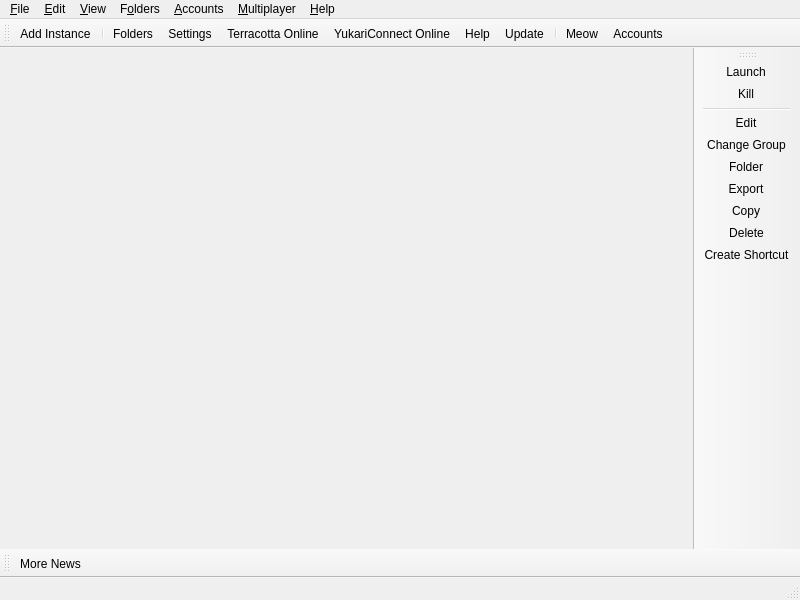
<?xml version="1.0" encoding="UTF-8"?>
<ui version="4.0">
 <class>MainWindow</class>
 <widget class="QMainWindow" name="MainWindow">
  <property name="geometry">
   <rect>
    <x>0</x>
    <y>0</y>
    <width>800</width>
    <height>600</height>
   </rect>
  </property>
  <widget class="QWidget" name="centralWidget">
   <layout class="QHBoxLayout" name="horizontalLayout">
    <property name="spacing">
     <number>0</number>
    </property>
    <property name="leftMargin">
     <number>0</number>
    </property>
    <property name="topMargin">
     <number>0</number>
    </property>
    <property name="rightMargin">
     <number>0</number>
    </property>
    <property name="bottomMargin">
     <number>0</number>
    </property>
   </layout>
  </widget>
  <widget class="QStatusBar" name="statusBar"/>
  <widget class="QToolBar" name="mainToolBar">
   <property name="windowTitle">
    <string>Main Toolbar</string>
   </property>
   <property name="allowedAreas">
    <set>Qt::BottomToolBarArea|Qt::TopToolBarArea</set>
   </property>
   <property name="toolButtonStyle">
    <enum>Qt::ToolButtonTextBesideIcon</enum>
   </property>
   <property name="floatable">
    <bool>false</bool>
   </property>
   <attribute name="toolBarArea">
    <enum>TopToolBarArea</enum>
   </attribute>
   <attribute name="toolBarBreak">
    <bool>false</bool>
   </attribute>
   <addaction name="actionAddInstance"/>
   <addaction name="separator"/>
   <addaction name="actionFoldersButton"/>
   <addaction name="actionSettings"/>
   <addaction name="actionTerracottaOnline"/>
   <addaction name="actionYukariConnectOnline"/>
   <addaction name="actionHelpButton"/>
   <addaction name="actionCheckUpdate"/>
   <addaction name="separator"/>
   <addaction name="actionCAT"/>
   <addaction name="actionAccountsButton"/>
  </widget>
  <widget class="QToolBar" name="newsToolBar">
   <property name="windowTitle">
    <string>News Toolbar</string>
   </property>
   <property name="allowedAreas">
    <set>Qt::BottomToolBarArea|Qt::TopToolBarArea</set>
   </property>
   <property name="iconSize">
    <size>
     <width>16</width>
     <height>16</height>
    </size>
   </property>
   <property name="toolButtonStyle">
    <enum>Qt::ToolButtonTextBesideIcon</enum>
   </property>
   <property name="floatable">
    <bool>false</bool>
   </property>
   <attribute name="toolBarArea">
    <enum>BottomToolBarArea</enum>
   </attribute>
   <attribute name="toolBarBreak">
    <bool>false</bool>
   </attribute>
   <addaction name="actionMoreNews"/>
  </widget>
  <widget class="WideBar" name="instanceToolBar">
   <property name="windowTitle">
    <string>Instance Toolbar</string>
   </property>
   <property name="allowedAreas">
    <set>Qt::LeftToolBarArea|Qt::RightToolBarArea</set>
   </property>
   <property name="iconSize">
    <size>
     <width>16</width>
     <height>16</height>
    </size>
   </property>
   <property name="toolButtonStyle">
    <enum>Qt::ToolButtonTextBesideIcon</enum>
   </property>
   <property name="floatable">
    <bool>false</bool>
   </property>
   <property name="useDefaultAction" stdset="0">
    <bool>true</bool>
   </property>
   <attribute name="toolBarArea">
    <enum>RightToolBarArea</enum>
   </attribute>
   <attribute name="toolBarBreak">
    <bool>false</bool>
   </attribute>
   <addaction name="actionLaunchInstance"/>
   <addaction name="actionKillInstance"/>
   <addaction name="separator"/>
   <addaction name="actionEditInstance"/>
   <addaction name="actionChangeInstGroup"/>
   <addaction name="actionViewSelectedInstFolder"/>
   <addaction name="actionExportInstance"/>
   <addaction name="actionCopyInstance"/>
   <addaction name="actionDeleteInstance"/>
   <addaction name="actionCreateInstanceShortcut"/>
  </widget>
  <widget class="QMenuBar" name="menuBar">
   <property name="geometry">
    <rect>
     <x>0</x>
     <y>0</y>
     <width>800</width>
     <height>22</height>
    </rect>
   </property>
   <widget class="QMenu" name="fileMenu">
    <property name="title">
     <string>&amp;File</string>
    </property>
    <property name="toolTipsVisible">
     <bool>true</bool>
    </property>
    <addaction name="actionAddInstance"/>
    <addaction name="separator"/>
    <addaction name="actionLaunchInstance"/>
    <addaction name="actionKillInstance"/>
    <addaction name="separator"/>
    <addaction name="actionEditInstance"/>
    <addaction name="actionChangeInstGroup"/>
    <addaction name="actionViewSelectedInstFolder"/>
    <addaction name="actionExportInstance"/>
    <addaction name="actionCopyInstance"/>
    <addaction name="actionDeleteInstance"/>
    <addaction name="actionCreateInstanceShortcut"/>
    <addaction name="separator"/>
    <addaction name="actionSettings"/>
    <addaction name="actionCloseWindow"/>
   </widget>
   <widget class="QMenu" name="editMenu">
    <property name="title">
     <string>&amp;Edit</string>
    </property>
    <property name="toolTipsVisible">
     <bool>true</bool>
    </property>
    <addaction name="actionUndoTrashInstance"/>
   </widget>
   <widget class="QMenu" name="viewMenu">
    <property name="title">
     <string>&amp;View</string>
    </property>
    <property name="toolTipsVisible">
     <bool>true</bool>
    </property>
    <addaction name="actionChangeTheme"/>
    <addaction name="separator"/>
    <addaction name="actionCAT"/>
    <addaction name="actionToggleStatusBar"/>
    <addaction name="actionLockToolbars"/>
    <addaction name="separator"/>
   </widget>
   <widget class="QMenu" name="foldersMenu">
    <property name="title">
     <string>F&amp;olders</string>
    </property>
    <property name="toolTipsVisible">
     <bool>true</bool>
    </property>
    <addaction name="actionViewLauncherRootFolder"/>
    <addaction name="separator"/>
    <addaction name="actionViewInstanceFolder"/>
    <addaction name="actionViewCentralModsFolder"/>
    <addaction name="actionViewSkinsFolder"/>
    <addaction name="actionViewJavaFolder"/>
    <addaction name="separator"/>
    <addaction name="actionViewIconThemeFolder"/>
    <addaction name="actionViewWidgetThemeFolder"/>
    <addaction name="actionViewCatPackFolder"/>
    <addaction name="actionViewIconsFolder"/>
    <addaction name="separator"/>
    <addaction name="actionViewLogsFolder"/>
   </widget>
   <widget class="QMenu" name="accountsMenu">
    <property name="title">
     <string>&amp;Accounts</string>
    </property>
   </widget>
   <widget class="QMenu" name="terracottaMenu">
    <property name="title">
     <string>&amp;Multiplayer</string>
    </property>
    <property name="toolTipsVisible">
     <bool>true</bool>
    </property>
    <addaction name="actionTerracottaOnline"/>
    <addaction name="actionYukariConnectOnline"/>
   </widget>
   <widget class="QMenu" name="helpMenu">
    <property name="title">
     <string>&amp;Help</string>
    </property>
    <property name="toolTipsVisible">
     <bool>true</bool>
    </property>
    <addaction name="actionClearMetadata"/>
    <addaction name="actionReportBug"/>
    <addaction name="actionViewLog"/>
    <addaction name="actionAddToPATH"/>
    <addaction name="separator"/>
    <addaction name="actionMATRIX"/>
    <addaction name="actionDISCORD"/>
    <addaction name="actionREDDIT"/>
    <addaction name="separator"/>
    <addaction name="actionMoreNews"/>
    <addaction name="actionCheckUpdate"/>
    <addaction name="actionOpenWiki"/>
    <addaction name="actionAbout"/>
   </widget>
   <addaction name="fileMenu"/>
   <addaction name="editMenu"/>
   <addaction name="viewMenu"/>
   <addaction name="foldersMenu"/>
   <addaction name="accountsMenu"/>
   <addaction name="terracottaMenu"/>
   <addaction name="helpMenu"/>
  </widget>
  <action name="actionMoreNews">
   <property name="icon">
    <iconset theme="news"/>
   </property>
   <property name="text">
    <string>More News...</string>
   </property>
   <property name="toolTip">
    <string>Open the development blog to read more news about %1.</string>
   </property>
  </action>
  <action name="actionCAT">
   <property name="checkable">
    <bool>true</bool>
   </property>
   <property name="icon">
    <iconset theme="cat"/>
   </property>
   <property name="text">
    <string>&amp;Meow</string>
   </property>
   <property name="toolTip">
    <string>It's a fluffy kitty :3</string>
   </property>
  </action>
  <action name="actionToggleStatusBar">
   <property name="checkable">
    <bool>true</bool>
   </property>
   <property name="text">
    <string>Status Bar</string>
   </property>
  </action>
  <action name="actionLockToolbars">
   <property name="checkable">
    <bool>true</bool>
   </property>
   <property name="text">
    <string>Lock Toolbars</string>
   </property>
  </action>
  <action name="actionUndoTrashInstance">
   <property name="enabled">
    <bool>false</bool>
   </property>
   <property name="text">
    <string>&amp;Undo Last Instance Deletion</string>
   </property>
  </action>
  <action name="actionAddInstance">
   <property name="icon">
    <iconset theme="new"/>
   </property>
   <property name="text">
    <string>Add Instanc&amp;e...</string>
   </property>
   <property name="toolTip">
    <string>Add a new instance.</string>
   </property>
  </action>
  <action name="actionCheckUpdate">
   <property name="icon">
    <iconset theme="checkupdate"/>
   </property>
   <property name="text">
    <string>&amp;Update...</string>
   </property>
   <property name="toolTip">
    <string>Check for new updates for %1.</string>
   </property>
   <property name="menuRole">
    <enum>QAction::ApplicationSpecificRole</enum>
   </property>
  </action>
  <action name="actionSettings">
   <property name="icon">
    <iconset theme="settings"/>
   </property>
   <property name="text">
    <string>Setti&amp;ngs...</string>
   </property>
   <property name="toolTip">
    <string>Change settings.</string>
   </property>
   <property name="menuRole">
    <enum>QAction::PreferencesRole</enum>
   </property>
  </action>
  <action name="actionManageAccounts">
   <property name="icon">
    <iconset theme="accounts"/>
   </property>
   <property name="text">
    <string>&amp;Manage Accounts...</string>
   </property>
  </action>
  <action name="actionTerracottaOnline">
   <property name="icon">
    <iconset theme="proxy"/>
   </property>
   <property name="text">
    <string>&amp;Terracotta Online...</string>
   </property>
   <property name="toolTip">
    <string>Open Terracotta online panel for P2P multiplayer.</string>
   </property>
  </action>
  <action name="actionYukariConnectOnline">
   <property name="icon">
    <iconset theme="proxy"/>
   </property>
   <property name="text">
    <string>&amp;YukariConnect Online...</string>
   </property>
   <property name="toolTip">
    <string>Open YukariConnect online panel for P2P multiplayer.</string>
   </property>
  </action>
  <action name="actionLaunchInstance">
   <property name="icon">
    <iconset theme="launch"/>
   </property>
   <property name="text">
    <string>&amp;Launch</string>
   </property>
   <property name="toolTip">
    <string>Launch the selected instance.</string>
   </property>
  </action>
  <action name="actionKillInstance">
   <property name="icon">
    <iconset theme="status-bad"/>
   </property>
   <property name="text">
    <string>&amp;Kill</string>
   </property>
   <property name="toolTip">
    <string>Kill the running instance.</string>
   </property>
   <property name="shortcut">
    <string>Ctrl+K</string>
   </property>
  </action>
  <action name="actionRenameInstance">
   <property name="icon">
    <iconset theme="rename"/>
   </property>
   <property name="text">
    <string>Rename</string>
   </property>
   <property name="toolTip">
    <string>Rename the selected instance.</string>
   </property>
  </action>
  <action name="actionChangeInstGroup">
   <property name="icon">
    <iconset theme="tag"/>
   </property>
   <property name="text">
    <string>&amp;Change Group...</string>
   </property>
   <property name="toolTip">
    <string>Change the selected instance's group.</string>
   </property>
   <property name="shortcut">
    <string>Ctrl+G</string>
   </property>
  </action>
  <action name="actionChangeInstIcon">
   <property name="text">
    <string>Change Icon</string>
   </property>
   <property name="toolTip">
    <string>Change the selected instance's icon.</string>
   </property>
  </action>
  <action name="actionEditInstance">
   <property name="icon">
    <iconset theme="settings"/>
   </property>
   <property name="text">
    <string>&amp;Edit...</string>
   </property>
   <property name="toolTip">
    <string>Change the instance settings, mods and versions.</string>
   </property>
   <property name="shortcut">
    <string>Ctrl+I</string>
   </property>
  </action>
  <action name="actionViewSelectedInstFolder">
   <property name="icon">
    <iconset theme="viewfolder"/>
   </property>
   <property name="text">
    <string>&amp;Folder</string>
   </property>
   <property name="toolTip">
    <string>Open the selected instance's root folder in a file browser.</string>
   </property>
  </action>
  <action name="actionDeleteInstance">
   <property name="icon">
    <iconset theme="delete"/>
   </property>
   <property name="text">
    <string>Dele&amp;te</string>
   </property>
   <property name="toolTip">
    <string>Delete the selected instance.</string>
   </property>
   <property name="autoRepeat">
    <bool>false</bool>
   </property>
  </action>
  <action name="actionCopyInstance">
   <property name="icon">
    <iconset theme="copy"/>
   </property>
   <property name="text">
    <string>Cop&amp;y...</string>
   </property>
   <property name="toolTip">
    <string>Copy the selected instance.</string>
   </property>
   <property name="shortcut">
    <string>Ctrl+D</string>
   </property>
  </action>
  <action name="actionExportInstance">
   <property name="icon">
    <iconset theme="export"/>
   </property>
   <property name="text">
    <string>E&amp;xport...</string>
   </property>
   <property name="toolTip">
    <string>Export the selected instance to supported formats.</string>
   </property>
  </action>
  <action name="actionExportInstanceZip">
   <property name="icon">
    <iconset theme="launcher"/>
   </property>
   <property name="text">
    <string>Prism Launcher (zip)</string>
   </property>
  </action>
  <action name="actionExportInstanceMrPack">
   <property name="icon">
    <iconset theme="modrinth"/>
   </property>
   <property name="text">
    <string>Modrinth (mrpack)</string>
   </property>
  </action>
  <action name="actionExportInstanceFlamePack">
   <property name="icon">
    <iconset theme="flame"/>
   </property>
   <property name="text">
    <string>CurseForge (zip)</string>
   </property>
  </action>
  <action name="actionCreateInstanceShortcut">
   <property name="icon">
    <iconset theme="shortcut"/>
   </property>
   <property name="text">
    <string>Create Shortcut</string>
   </property>
   <property name="toolTip">
    <string>Creates a shortcut on a selected folder to launch the selected instance.</string>
   </property>
  </action>
  <action name="actionNoAccountsAdded">
   <property name="icon">
    <iconset theme="noaccount"/>
   </property>
   <property name="text">
    <string>No accounts added!</string>
   </property>
  </action>
  <action name="actionNoDefaultAccount">
   <property name="checkable">
    <bool>true</bool>
   </property>
   <property name="icon">
    <iconset theme="noaccount"/>
   </property>
   <property name="text">
    <string>No Default Account</string>
   </property>
   <property name="shortcut">
    <string>Ctrl+0</string>
   </property>
  </action>
  <action name="actionCloseWindow">
   <property name="icon">
    <iconset theme="status-bad"/>
   </property>
   <property name="text">
    <string>Close &amp;Window</string>
   </property>
   <property name="toolTip">
    <string>Close the current window</string>
   </property>
   <property name="menuRole">
    <enum>QAction::QuitRole</enum>
   </property>
  </action>
  <action name="actionViewInstanceFolder">
   <property name="icon">
    <iconset theme="viewfolder"/>
   </property>
   <property name="text">
    <string>&amp;Instances</string>
   </property>
   <property name="toolTip">
    <string>Open the instances folder in a file browser.</string>
   </property>
  </action>
  <action name="actionViewLauncherRootFolder">
   <property name="icon">
    <iconset theme="viewfolder"/>
   </property>
   <property name="text">
    <string>Launcher &amp;Root</string>
   </property>
   <property name="toolTip">
    <string>Open the launcher's root folder in a file browser.</string>
   </property>
  </action>
  <action name="actionViewCentralModsFolder">
   <property name="icon">
    <iconset theme="centralmods"/>
   </property>
   <property name="text">
    <string>&amp;Central Mods</string>
   </property>
   <property name="toolTip">
    <string>Open the central mods folder in a file browser.</string>
   </property>
  </action>
  <action name="actionViewSkinsFolder">
   <property name="icon">
    <iconset theme="viewfolder"/>
   </property>
   <property name="text">
    <string>&amp;Skins</string>
   </property>
   <property name="toolTip">
    <string>Open the skins folder in a file browser.</string>
   </property>
  </action>
  <action name="actionViewIconsFolder">
   <property name="icon">
    <iconset theme="viewfolder"/>
   </property>
   <property name="text">
    <string>Instance Icons</string>
   </property>
   <property name="toolTip">
    <string>Open the instance icons folder in a file browser.</string>
   </property>
  </action>
  <action name="actionViewLogsFolder">
   <property name="icon">
    <iconset theme="viewfolder"/>
   </property>
   <property name="text">
    <string>Logs</string>
   </property>
   <property name="toolTip">
    <string>Open the logs folder in a file browser.</string>
   </property>
  </action>
  <action name="actionChangeTheme">
   <property name="text">
    <string>Themes</string>
   </property>
  </action>
  <action name="actionReportBug">
   <property name="icon">
    <iconset theme="bug"/>
   </property>
   <property name="text">
    <string>Report a Bug or Suggest a Feature</string>
   </property>
   <property name="toolTip">
    <string>Open the bug tracker to report a bug with %1.</string>
   </property>
  </action>
  <action name="actionDISCORD">
   <property name="icon">
    <iconset theme="discord"/>
   </property>
   <property name="text">
    <string>&amp;Discord Guild</string>
   </property>
   <property name="toolTip">
    <string>Open %1 Discord guild.</string>
   </property>
  </action>
  <action name="actionMATRIX">
   <property name="icon">
    <iconset theme="matrix"/>
   </property>
   <property name="text">
    <string>&amp;Matrix Space</string>
   </property>
   <property name="toolTip">
    <string>Open %1 Matrix space.</string>
   </property>
  </action>
  <action name="actionREDDIT">
   <property name="icon">
    <iconset theme="reddit-alien"/>
   </property>
   <property name="text">
    <string>Sub&amp;reddit</string>
   </property>
   <property name="toolTip">
    <string>Open %1 subreddit.</string>
   </property>
  </action>
  <action name="actionAbout">
   <property name="icon">
    <iconset theme="about"/>
   </property>
   <property name="text">
    <string>&amp;About %1</string>
   </property>
   <property name="toolTip">
    <string>View information about %1.</string>
   </property>
   <property name="menuRole">
    <enum>QAction::AboutRole</enum>
   </property>
  </action>
  <action name="actionClearMetadata">
   <property name="icon">
    <iconset theme="refresh"/>
   </property>
   <property name="text">
    <string>&amp;Clear Metadata Cache</string>
   </property>
   <property name="toolTip">
    <string>Clear cached metadata</string>
   </property>
  </action>
  <action name="actionViewLog">
   <property name="icon">
    <iconset theme="log">
     <normaloff>.</normaloff>.</iconset>
   </property>
   <property name="text">
    <string>View logs</string>
   </property>
   <property name="toolTip">
    <string>View current and previous launcher logs</string>
   </property>
  </action>
  <action name="actionAddToPATH">
   <property name="icon">
    <iconset theme="custom-commands"/>
   </property>
   <property name="text">
    <string>Install to &amp;PATH</string>
   </property>
   <property name="toolTip">
    <string>Install a %1 symlink to /usr/local/bin</string>
   </property>
  </action>
  <action name="actionFoldersButton">
   <property name="icon">
    <iconset theme="viewfolder"/>
   </property>
   <property name="text">
    <string>Folders</string>
   </property>
   <property name="toolTip">
    <string>Open one of the folders shared between instances.</string>
   </property>
  </action>
  <action name="actionHelpButton">
   <property name="icon">
    <iconset theme="help"/>
   </property>
   <property name="text">
    <string>Help</string>
   </property>
   <property name="toolTip">
    <string>Get help with %1 or Minecraft.</string>
   </property>
  </action>
  <action name="actionAccountsButton">
   <property name="icon">
    <iconset theme="noaccount"/>
   </property>
   <property name="text">
    <string>Accounts</string>
   </property>
  </action>
  <action name="actionOpenWiki">
   <property name="icon">
    <iconset theme="help"/>
   </property>
   <property name="text">
    <string>%1 &amp;Wiki</string>
   </property>
   <property name="toolTip">
    <string>Open the %1 wiki</string>
   </property>
  </action>
  <action name="actionViewWidgetThemeFolder">
   <property name="icon">
    <iconset theme="viewfolder"/>
   </property>
   <property name="text">
    <string>&amp;Widget Themes</string>
   </property>
   <property name="toolTip">
    <string>Open the widget themes folder in a file browser.</string>
   </property>
  </action>
  <action name="actionViewIconThemeFolder">
   <property name="icon">
    <iconset theme="viewfolder"/>
   </property>
   <property name="text">
    <string>I&amp;con Theme</string>
   </property>
   <property name="toolTip">
    <string>Open the icon theme folder in a file browser.</string>
   </property>
  </action>
  <action name="actionViewCatPackFolder">
   <property name="icon">
    <iconset theme="viewfolder"/>
   </property>
   <property name="text">
    <string>Cat Packs</string>
   </property>
   <property name="toolTip">
    <string>Open the cat packs folder in a file browser.</string>
   </property>
  </action>
  <action name="actionViewJavaFolder">
   <property name="icon">
    <iconset theme="viewfolder"/>
   </property>
   <property name="text">
    <string>Java</string>
   </property>
   <property name="toolTip">
    <string>Open the Java folder in a file browser. Only available if the built-in Java downloader is used.</string>
   </property>
  </action>
 </widget>
 <customwidgets>
  <customwidget>
   <class>WideBar</class>
   <extends>QToolBar</extends>
   <header>ui/widgets/WideBar.h</header>
  </customwidget>
 </customwidgets>
 <resources/>
 <connections/>
</ui>
